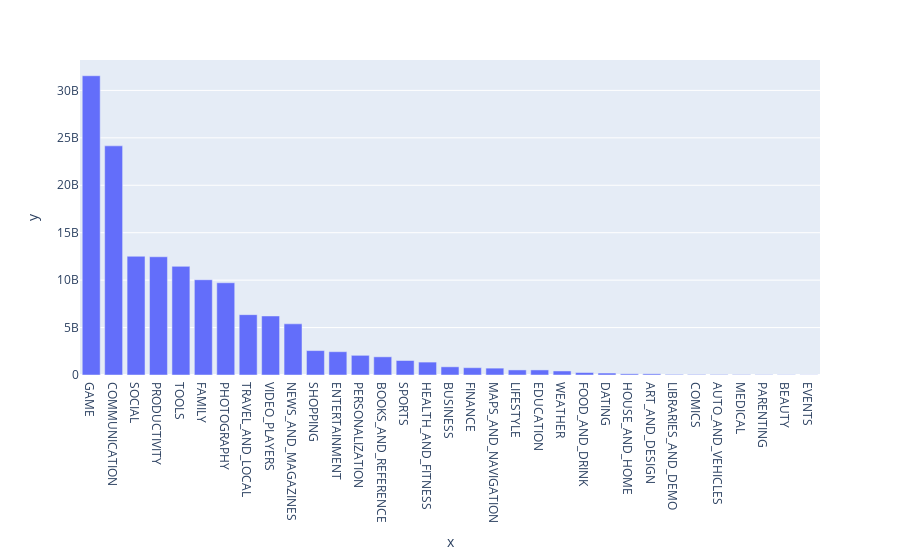

Write notebook code for a chart like this one.
### Markdown cell above
## Depending on each category, what is the ratio of downloads per app?

### Code cell
top_downloads = df.groupby('Category').Installs.sum().sort_values(ascending = False)
px.bar(y = top_downloads.values, x = top_downloads.index)

### Figure 1 — Plotly figure (JSON) as saved in the notebook; plotly's stock layout.template omitted (floating-point values rounded to 4 significant figures)
{"data": [{"alignmentgroup": "True", "hovertemplate": "x=%{x}<br>y=%{y}<extra></extra>", "legendgroup": "", "marker": {"color": "#636efa", "pattern": {"shape": ""}}, "name": "", "offsetgroup": "", "orientation": "v", "showlegend": false, "textposition": "auto", "type": "bar", "x": ["GAME", "COMMUNICATION", "SOCIAL", "PRODUCTIVITY", "TOOLS", "FAMILY", "PHOTOGRAPHY", "TRAVEL_AND_LOCAL", "VIDEO_PLAYERS", "NEWS_AND_MAGAZINES", "SHOPPING", "ENTERTAINMENT", "PERSONALIZATION", "BOOKS_AND_REFERENCE", "SPORTS", "HEALTH_AND_FITNESS", "BUSINESS", "FINANCE", "MAPS_AND_NAVIGATION", "LIFESTYLE", "EDUCATION", "WEATHER", "FOOD_AND_DRINK", "DATING", "HOUSE_AND_HOME", "ART_AND_DESIGN", "LIBRARIES_AND_DEMO", "COMICS", "AUTO_AND_VEHICLES", "MEDICAL", "PARENTING", "BEAUTY", "EVENTS"], "xaxis": "x", "y": [31544024415, 24152276251, 12513867902, 12463091369, 11452771915, 10041692505, 9721247655, 6361887146, 6222002720, 5393217760, 2573348785, 2455660000, 2074494782, 1916469576, 1528574498, 1361022512, 863664865, 770348734, 724281890, 534823539, 533952000, 426100520, 257898751, 206536107, 125212461, 124338100, 62995910, 56086150, 53130211, 42204177, 31521110, 27197050, 15973161], "yaxis": "y"}], "layout": {"barmode": "relative", "legend": {"tracegroupgap": 0}, "margin": {"t": 60}, "xaxis": {"anchor": "y", "domain": [0, 1], "title": {"text": "x"}}, "yaxis": {"anchor": "x", "domain": [0, 1], "title": {"text": "y"}}}}
